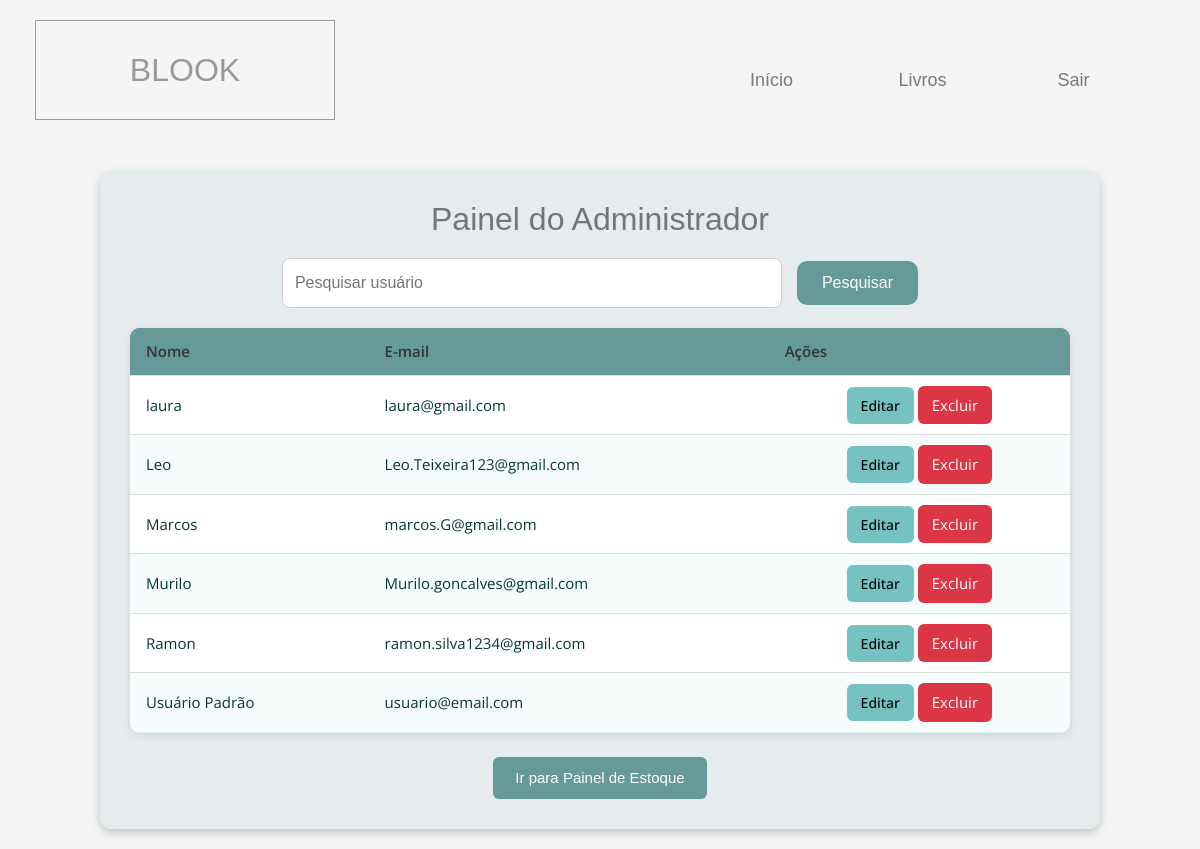
/adm.php (signed in), run on the app's committed database.
### tables this page shows
CREATE TABLE `usuarios` (
  `id_usuario` int(11) NOT NULL,
  `nome` varchar(100) NOT NULL,
  `email` varchar(100) NOT NULL,
  `senha` varchar(255) NOT NULL,
  `telefone` varchar(20) DEFAULT NULL,
  `data_cadastro` datetime DEFAULT current_timestamp(),
  `tipo_usuario` enum('admin','leitor') NOT NULL DEFAULT 'leitor'
);

### adm.php (the view, shortened to what this page needs)
<?php
include 'cabecalho_painel.php';
$host = "localhost";
$user = "root";
$pass = "";
$db   = "biblioteca_blook";
$conn = new mysqli($host, $user, $pass, $db);
$pesquisa = isset($_GET['q']) ? trim($_GET['q']) : '';
if ($pesquisa !== '') {
    $sql = "SELECT id_usuario, nome, email
            FROM Usuarios
            WHERE tipo_usuario = 'leitor'
            AND (nome LIKE ? OR email LIKE ?)
            ORDER BY nome ASC";
    $stmt = $conn->prepare($sql);
    $like = "%{$pesquisa}%";
    $stmt->bind_param("ss", $like, $like);
    $stmt->execute();
    $result = $stmt->get_result();
} else {
    $result = $conn->query("SELECT id_usuario, nome, email
                            FROM Usuarios
                            WHERE tipo_usuario = 'leitor'
                            ORDER BY nome ASC");
}
?>
<!DOCTYPE html>
<html lang="pt-BR">
<head>
  <link rel="stylesheet" href="css/adm.css">
</head>
<body>
<div class="container">
    <h1>Painel do Administrador</h1>
    <div class="search-box">
        <form method="GET" action="adm.php">
            <input type="text" name="q" placeholder="Pesquisar usuário"
                   value="<?= htmlspecialchars($pesquisa) ?>">
            <button class="pesquisa" type="submit">Pesquisar</button>
        </form>
    </div>
    <table>
        <thead>
        <tr>
            <th>Nome</th><th>E-mail</th><th>Ações</th>
        </tr>
        </thead>
        <tbody>
        <?php if ($result->num_rows > 0): ?>
            <?php while ($row = $result->fetch_assoc()): ?>
                <tr>
                    <td><?= htmlspecialchars($row['nome']) ?></td>
                    <td><?= htmlspecialchars($row['email']) ?></td>
                    <td>
                        <a href="editar_usuario.php?id_usuario=<?= $row['id_usuario'] ?>">
                            <button class="editar">Editar</button>
                        </a>
                        <form method="POST" style="display:inline"
                              onsubmit="return confirm('Excluir usuário?');">
                            <button class="excluir" name="excluir">Excluir</button>
                        </form>
                    </td>
                </tr>
            <?php endwhile; ?>
        <?php else: ?>
            <tr><td colspan="3">Nenhum usuário encontrado.</td></tr>
        <?php endif; ?>
        </tbody>
    </table>
    <div class="botao-navegacao">
      <a href="estoque.php" class="botao-voltar">Ir para Painel de Estoque</a>
    </div>
</div>
</body>
</html>

### cabecalho_painel.php (shortened to what this page needs)
<!DOCTYPE html>
<html lang="en">
  <head>
    <link rel="stylesheet" href="css/all.min.css" />
    <link rel="stylesheet" href="css/bootstrap.min.css" />
    <link rel="stylesheet" href="css/templatemo-style.css" />
    <link rel="stylesheet" href="css/dash.css" />
    <link rel="stylesheet" href="login.css">
    <link rel="stylesheet" href="css/adm.css">
    <link rel="stylesheet" href="css/editar_usuario.css">
    <link rel="stylesheet" href="css/editar_estoque.css">
    <link rel="stylesheet" href="css/dashboard.css">
  </head>
  <body>
    <div class="container-fluid">
      <div class="row tm-brand-row">
        <div class="col-lg-4 col-10">
          <div class="tm-brand-container">
            <div class="tm-brand-texts">
              <h1 class="text-uppercase tm-brand-name">Blook</h1>
            </div>
          </div>
        </div>
        <div class="col-lg-8 col-2 tm-nav-col">
          <div class="tm-nav">
            <nav class="navbar navbar-expand-lg navbar-light tm-navbar">
              <div class="collapse navbar-collapse" id="navbarNav">
                <ul class="navbar-nav ml-auto mr-0">
                  <li class="nav-item">
                    <a class="nav-link" href="config.php">Início</a>
                  </li>
                  <li class="nav-item">
                    <a class="nav-link" href="dashboard.php">Livros</a>
                  </li>
                  <li class="nav-item">
                    <a class="nav-link" href="login.php">Sair</a>
                  </li>
                </ul>
              </div>
            </nav>
          </div>
        </div>
      </div>

### css/templatemo-style.css (style rules this page uses)
html { scroll-behavior: smooth; }
body { font-family: "Open Sans", Arial, Helvetica, sans-serif; font-size: 18px; font-weight: 400; overflow-x: hidden; padding-top: 78px; color: #5f6061; }
a, button { transition: all 0.3s ease; }
input { padding: 13px 20px; }
ul { margin: 0; padding: 0; }
.container-fluid { max-width: 1430px; }
.tm-brand-row { padding-bottom: 30px; }
.tm-brand-name { color: #98999a; width: 300px; height: 100px; border: 1px solid #98999a; display: flex; align-items: center; justify-content: center; }
.tm-nav-col { display: flex; align-items: center; justify-content: flex-end; }
.navbar-expand-lg .navbar-nav .nav-link { width: 101px; height: 52px; border: 1px solid transparent; text-align: center; margin-left: 25px; margin-right: 25px; display: flex; justify-content: center; align-items: center; }

### css/dash.css (style rules this page uses)
table { width: 100%; border-collapse: collapse; font-family: "Open Sans", Arial, Helvetica, sans-serif; font-size: 15px; color: #043836; background-color: #ffffff; border-radius: 8px; overflow: hidden; }
table thead { background-color: #496b6b; color: #ffffff; }
table thead th { padding: 12px 16px; text-align: left; font-weight: 600; }
table tbody tr { border-bottom: 1px solid rgba(63, 191, 180, 0.2); transition: background 0.2s ease; }
table tbody tr:nth-child(even) { background-color: rgba(63, 191, 180, 0.05); }
table td { padding: 10px 16px; }
table td:last-child { text-align: center; font-weight: 600; color: #669999; }

### css/adm.css (style rules this page uses)
body { background-color: #f5f5f5; font-family: Arial, sans-serif; margin: 0; padding: 20px; }
.botao-navegacao { display: flex; justify-content: center; margin-top: 24px; }
.botao-voltar { display: inline-block; background-color: #669999; color: #fff; padding: 10px 22px; border-radius: 6px; font-size: 15px; font-weight: 500; text-decoration: none; transition: 0.25s ease; }
.container { max-width: 1000px; margin: auto; background: #d7e2e77e; padding: 30px; border-radius: 12px; box-shadow: 0 4px 10px rgba(0,0,0,0.2); }
h1 { text-align: center; color: rgba(0,0,0,.5); font-size: 32px; margin-bottom: 20px; }
.search-box { text-align: center; margin-bottom: 20px; }
.search-box input { padding: 10px 15px; width: 70%; max-width: 500px; border: 1px solid #ccc; border-radius: 50px; font-size: 16px; transition: border-color 0.3s; }
button.pesquisa { background-color: #669999; color: white; border-radius: 10px; border: none; padding: 10px 25px; font-size: 16px; cursor: pointer; margin-left: 10px; transition: background-color 0.3s, transform 0.2s; }
table { width: 100%; border-collapse: collapse; background: white; border-radius: 10px; overflow: hidden; box-shadow: 0 2px 8px rgba(0,0,0,0.1); }
th, td { padding: 12px; text-align: left; }
th { background: #669999; color: #333; }
td { border-top: 1px solid #ddd; }
.editar { background: #76c2c2; color: black; border: none; border-radius: 6px; padding: 8px 14px; font-size: 14px; font-weight: 500; cursor: pointer; transition: background 0.3s ease, color 0.3s ease, transform 0.2s; }
.excluir { background-color: #dc3545; color: white; padding: 8px 14px; border-radius: 6px; cursor: pointer; border: none; transition: 0.3s; }

### css/editar_usuario.css (style rules this page uses)
body { background-color: #f5f5f5; font-family: Arial, sans-serif; margin: 0; padding: 20px; }
h1 { text-align: center; color: rgba(0, 0, 0, 0.6); font-size: 30px; margin-bottom: 25px; }
form input[type="text"], form input[type="email"], form select { width: 100%; padding: 12px; border: 1px solid #ccc; border-radius: 8px; font-size: 16px; box-sizing: border-box; transition: border-color 0.3s; }

### css/editar_estoque.css (style rules this page uses)
body { background-color: #f5f5f5; font-family: Arial, sans-serif; margin: 0; padding: 20px; }
.editar { background: #76c2c2; color: black; border: none; cursor: pointer; transition: background 0.3s ease, color 0.3s ease; }

### data on the page
usuarios: nome "laura", email "laura@gmail.com"
usuarios: nome "Leo", email "Leo.Teixeira123@gmail.com"
usuarios: nome "Marcos", email "marcos.G@gmail.com"
usuarios: nome "Murilo", email "Murilo.goncalves@gmail.com"
usuarios: nome "Ramon", email "ramon.silva1234@gmail.com"
usuarios: nome "Usuário Padrão", email "usuario@email.com"
